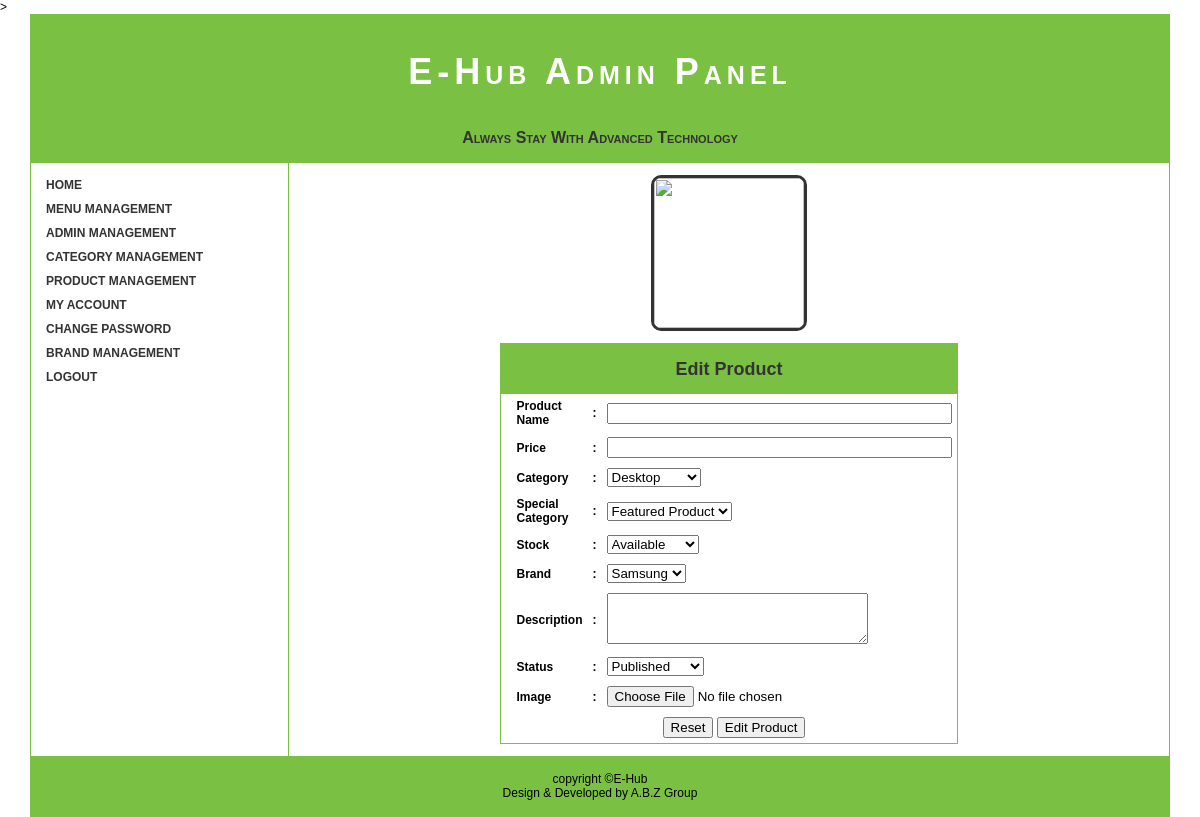
/admin/pro_edit.php (signed in), run on the app's committed database.
### tables this page shows
CREATE TABLE IF NOT EXISTS `menu` (
  `mid` int(11) NOT NULL AUTO_INCREMENT,
  `mname` varchar(255) NOT NULL,
  `mlink` varchar(255) NOT NULL,
  `mcategory` varchar(255) NOT NULL,
  `mstatus` varchar(255) NOT NULL,
  PRIMARY KEY (`mid`)
);

### admin/pro_edit.php (the view, shortened to what this page needs)
<?php
$aid=$_SESSION['aid'];
$acat=$_SESSION['category'];
$aname=$_SESSION['name'];
$astatus=$_SESSION['astatus'];
if($acat!="" and $aid!="" and $aname!="" and $astatus=="Published")
{
	$pro_id=$_GET['proid'];
	$sql_pro=mysql_query("select * from products where pid='$pro_id'");
	$data_pro=mysql_fetch_array($sql_pro);
?>
<!DOCTYPE html >
<html >
<head>
</head>
<body>
<table width="95%" border="0" cellspacing="0" cellpadding="0" align="center" style="border:1px solid #7ac143;">
  <tr>
    <?php
	include("header.php");
	?>
  </tr>
  <tr height="auto">
    <td width="20%" align="left">
    <table width="100%" border="0" cellspacing="0" cellpadding="0" >
          <tr>
            <td width="20%" style="border-right:1px solid #7ac143; height:auto;" valign="top">
            <?php
			include("menu.php");
			?>
            </td>
            <td width="80%" align="center" valign="middle"  style="height:auto;">
            <p style="color:#F00;">
            <img src="image/<?php echo $data_pro['image']; ?>" width="150" height="150" style=" border:3px solid #333; border-radius:10px;"/>
            </p>
            <form action="submit.php" method="post" enctype="multipart/form-data" name="menu">
            <table width="50%" border="0" cellspacing="0" cellpadding="5" style="border:1px solid #7ac143;">
              <tr>
                <td height="40" colspan="3" style="background-color:#7ac143; text-align:center; font-size:18px; color:#333;"><strong>Edit Product</strong></td>
              </tr>
              <tr>
                <td width="40%" align="left" valign="middle" style="padding-left:15px;"><strong>Product Name</strong></td>
                <td width="5%" align="center" valign="middle"><strong>:</strong></td>
                <td width="55%" align="left" valign="middle"><input name="pname" type="text" required="required" id="pname" size="40" value="<?php echo $data_pro['pname']; ?>" /></td>
              </tr>
              <tr>
                <td width="40%" align="left" valign="middle" style="padding-left:15px;"><strong>Price</strong></td>
                <td width="5%" align="center" valign="middle"><strong>:</strong></td>
                <td width="55%" align="left" valign="middle"><input name="price" type="text" required="required" id="price" size="40" value="<?php echo $data_pro['price']; ?>" /></td>
              </tr>
              <tr>
                <td width="40%" align="left" valign="middle" style="padding-left:15px;"><strong>Category</strong></td>
                <td width="5%" align="center" valign="middle"><strong>:</strong></td>
                <td width="55%" align="left" valign="middle">
                <select name="pcat" size="1" id="pcat">
                <?php
				$sql_cat=mysql_query("select * from category where cstatus='Published'");
				while($data_cat=mysql_fetch_array($sql_cat))
				{
				?>
                  <option value="<?php echo $data_cat['cname'];?>" <?php if($data_pro['pcat']==$data_cat['cname']){echo "selected";} ?> ><?php echo $data_cat['cname'];?></option>
                  <?php
				}
				  ?>
                </select></td>
              </tr>
               <tr>
                <td width="40%" align="left" valign="middle" style="padding-left:15px;"><strong>Special Category</strong></td>
                <td width="5%" align="center" valign="middle"><strong>:</strong></td>
                <td width="55%" align="left" valign="middle"><select name="special_cat" id="special_cat">
                  <option value="Featured Product"<?php if($data_pro['specialcat']=='Featured Product') {echo "selected";} ?>>Featured Product</option>
                </select></td>
              </tr>
              <tr>
                <td width="40%" align="left" valign="middle" style="padding-left:15px;"><strong>Stock</strong></td>
                <td width="5%" align="center" valign="middle"><strong>:</strong></td>
                <td width="55%" align="left" valign="middle"><select name="stock" size="1" id="stock">
                  <option value="Available" <?php if($data_pro['stock']=='Available') {echo "selected";} ?>>Available</option>
                </select></td>
              </tr>
              <tr>
                <td width="40%" align="left" valign="middle" style="padding-left:15px;"><strong>Brand</strong></td>
                <td width="5%" align="center" valign="middle"><strong>:</strong></td>
                <td width="55%" align="left" valign="middle"><select name="brand" size="1" id="brand">
                <?php
			  $sql_brand=mysql_query("select * from brand where bstatus='Published'");
			  while ($data_brand=mysql_fetch_array($sql_brand))
			  {
			  ?>
                  <option value="<?php echo $data_brand['bname']; ?>" <?php if($data_pro['brand']==$data_brand['bname']){echo "selected";}?>> <?php echo $data_brand['bname']; ?> </option>
                 <?php
			  }
				 ?>
                </select></td>
              </tr>
              <tr>
                <td width="40%" align="left" valign="middle" style="padding-left:15px;"><strong>Description</strong></td>
                <td width="5%" align="center" valign="middle"><strong>:</strong></td>
                <td width="55%" align="left" valign="middle"><textarea name="description" id="description" cols="30" rows="3"> <?php echo $data_pro['description']; ?></textarea></td>
              </tr>
              <tr>
                <td width="40%" align="left" valign="middle" style="padding-left:15px;"><strong>Status</strong></td>
                <td width="5%" align="center" valign="middle"><strong>:</strong></td>
                <td width="55%" align="left" valign="middle"><select name="pstatus" id="pstatus">
                  <option value="Published" <?php if($data_pro['pstatus']=='Published') {echo "selected";} ?> >Published</option>
                </select></td>
              </tr>
               <tr>
                <td width="40%" align="left" valign="middle" style="padding-left:15px;"><strong>Image</strong></td>
                <td width="5%" align="center" valign="middle"><strong>:</strong></td>
                <td width="55%" align="left" valign="middle"><input type="file" name="image" id="image" /></td>
              </tr>
              <tr>
                <td colspan="3" align="center" valign="middle" style="padding-left:15px;"><input type="reset" name="Reset" id="button" value="Reset" />
                  <input type="submit" name="submit" id="submit" value="Edit Product" />
                  <input type="hidden" name="hiddenpid" id="hiddenpid" value="<?php echo $data_pro['pid']; ?>"/></td>
                </tr>
            </table>
            </form>
            </td>
        </tr>
	  </table>
    </td>
  </tr>
  <tr>
    <?php
	include("footer.php");
	?>
  </tr>
</table>
</body>
</html>
<?php
}
else
{
	$_SESSION['msg']="Please login first";
	header("Location:index.php");
}
?>

### admin/menu.php
<link href="style.css" rel="stylesheet" type="text/css" />
<ul>
            <?php
			if($acat=='Superadmin')
			{
				$sql=mysql_query("select * from menu where mstatus='Published'");
			}
			else
			{
				$sql=mysql_query("select * from menu where mstatus='Published' and mcategory!='Superadmin'");
			}
			while($data=mysql_fetch_array($sql))
			{
			?>
            	<li > <a href="<?php echo $data["mlink"]; ?>" > <?php echo $data['mname'];?></a>
                </li>
                <?php
			}
				?>
        </ul>

### admin/style.css (style rules this page uses)
td ul { list-style-type:none; margin:10px 0px 10px 0px; padding:0; overflow:hidden; }
td ul li { float:left; }
td ul li a:link,td ul li a:visited { display:block; width:237px; font-weight:bold; color:#333; text-align:left; padding:5px 5px 5px 15px; text-decoration:none; text-transform:uppercase; }

### admin/pro_edit.php (style rules this page uses)
body { margin:0; padding:0; font-family:Verdana, Geneva, sans-serif; font-size:12px; }

### data on the page
menu: mname "HOME"
menu: mname "MENU MANAGEMENT"
menu: mname "ADMIN MANAGEMENT"
menu: mname "CATEGORY MANAGEMENT"
menu: mname "PRODUCT MANAGEMENT"
menu: mname "MY ACCOUNT"
menu: mname "CHANGE PASSWORD"
menu: mname "BRAND MANAGEMENT"
menu: mname "LOGOUT"

### other printed values
form field pcat "Desktop"
form field brand "Samsung"
